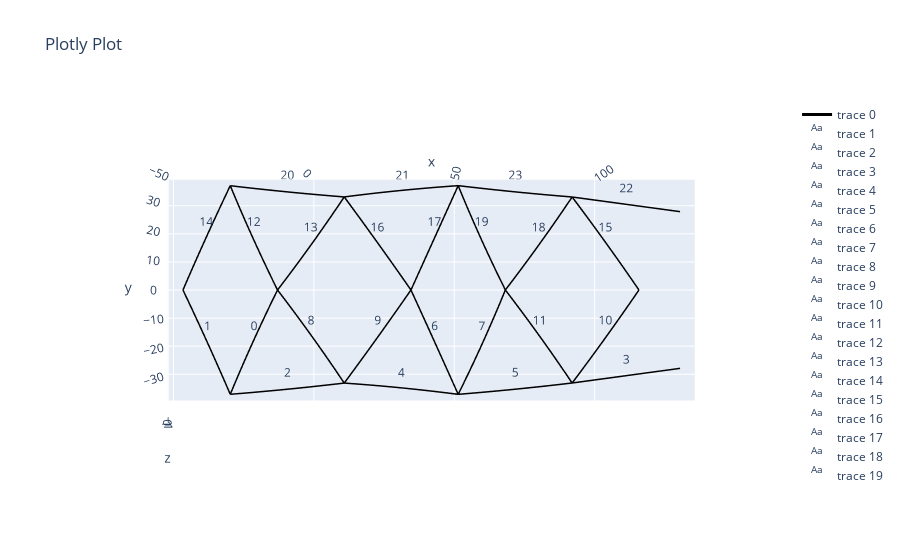

The notebook cell this image was saved under:
### Markdown cell above
Scale the network and determine arc parameters. In this example almost no scaling needs to be applied, and the "arcs" are effectively straight lines:

### Code cell
reference_point = [0,0,0]                         # The network will be scaler relative to this point
net.scale_vertices(reference_point, net.l_scalar, account_for_leafs = True) # If you don't provide a scalar, it will use network.l_scalar automatically

# # Determine the Radius and Angle of the circle that define the arc of each element
R, th = net.arc_param()
# # for the arc length (net.l1 * net.l_scalar) is used unless specified otherwise, for the cord length (net.l0) is used unless specified otherwise
xyz = net.arc_points()
net.net_plot(color=True, plot_type='arcs', elables=True, vlabels = False)

### Figure 1 — Plotly figure (JSON) as saved in the notebook; plotly's stock layout.template omitted (floating-point values rounded to 4 significant figures; data arrays with more than 128 entries replaced by an {"elided": "..."} marker saying what was removed)
{"data": [{"line": {"color": "black", "width": 3}, "mode": "lines", "type": "scatter3d", "x": {"elided": "264 float values"}, "y": {"elided": "264 float values"}, "z": {"elided": "264 int values"}}, {"mode": "text", "text": ["0"], "type": "scatter3d", "x": [-21.17], "y": [-18.51], "z": [0]}, {"mode": "text", "text": ["1"], "type": "scatter3d", "x": [-37.95], "y": [-18.51], "z": [0]}, {"mode": "text", "text": ["2"], "type": "scatter3d", "x": [-9.328], "y": [-35.03], "z": [0]}, {"mode": "text", "text": ["3"], "type": "scatter3d", "x": [111.0], "y": [-30.42], "z": [0]}, {"mode": "text", "text": ["4"], "type": "scatter3d", "x": [31.13], "y": [-35.04], "z": [0]}, {"mode": "text", "text": ["5"], "type": "scatter3d", "x": [71.58], "y": [-35.03], "z": [0]}, {"mode": "text", "text": ["6"], "type": "scatter3d", "x": [42.97], "y": [-18.52], "z": [0]}, {"mode": "text", "text": ["7"], "type": "scatter3d", "x": [59.73], "y": [-18.52], "z": [0]}, {"mode": "text", "text": ["8"], "type": "scatter3d", "x": [-0.9377], "y": [-16.52], "z": [0]}, {"mode": "text", "text": ["9"], "type": "scatter3d", "x": [22.75], "y": [-16.52], "z": [0]}, {"mode": "text", "text": ["10"], "type": "scatter3d", "x": [103.7], "y": [-16.51], "z": [0]}, {"mode": "text", "text": ["11"], "type": "scatter3d", "x": [79.96], "y": [-16.51], "z": [0]}, {"mode": "text", "text": ["12"], "type": "scatter3d", "x": [-21.17], "y": [18.51], "z": [0]}, {"mode": "text", "text": ["13"], "type": "scatter3d", "x": [-0.9383], "y": [16.52], "z": [0]}, {"mode": "text", "text": ["14"], "type": "scatter3d", "x": [-37.95], "y": [18.51], "z": [0]}, {"mode": "text", "text": ["15"], "type": "scatter3d", "x": [103.7], "y": [16.51], "z": [0]}, {"mode": "text", "text": ["16"], "type": "scatter3d", "x": [22.75], "y": [16.52], "z": [0]}, {"mode": "text", "text": ["17"], "type": "scatter3d", "x": [42.97], "y": [18.52], "z": [0]}, {"mode": "text", "text": ["18"], "type": "scatter3d", "x": [79.95], "y": [16.51], "z": [0]}, {"mode": "text", "text": ["19"], "type": "scatter3d", "x": [59.73], "y": [18.52], "z": [0]}, {"mode": "text", "text": ["20"], "type": "scatter3d", "x": [-9.329], "y": [35.03], "z": [0]}, {"mode": "text", "text": ["21"], "type": "scatter3d", "x": [31.13], "y": [35.04], "z": [0]}, {"mode": "text", "text": ["22"], "type": "scatter3d", "x": [111.0], "y": [30.42], "z": [0]}, {"mode": "text", "text": ["23"], "type": "scatter3d", "x": [71.58], "y": [35.03], "z": [0]}], "layout": {"scene": {"aspectmode": "data", "camera": {"center": {"x": 0, "y": 0, "z": 0}, "eye": {"x": 0, "y": 0, "z": 6.506}, "up": {"x": 0, "y": 1, "z": 0}}}, "title": {"text": "Plotly Plot"}}}
